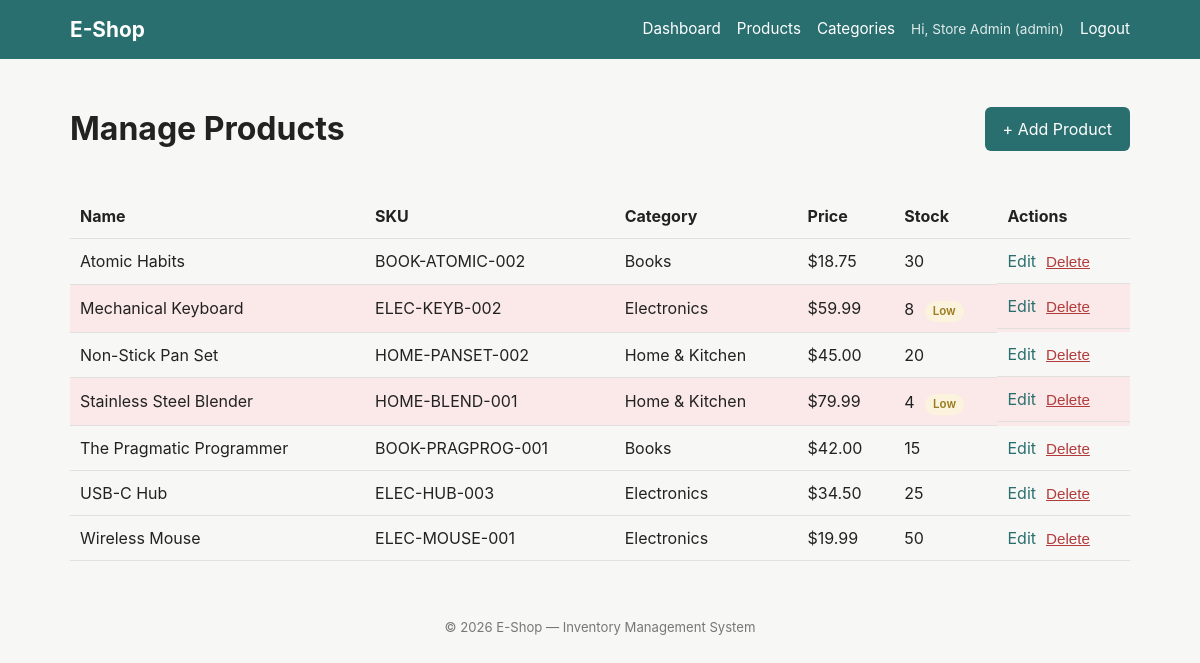
/admin/products (signed in), run on the app's committed database.
### app/models.py (models this page shows, shortened)
class User(UserMixin, db.Model):
    __tablename__ = "users"
    id = db.Column(db.Integer, primary_key=True)
    name = db.Column(db.String(120), nullable=False)
    email = db.Column(db.String(255), nullable=False, unique=True, index=True)
    password_hash = db.Column(db.String(255), nullable=False)
    role = db.Column(
        db.Enum(UserRole, values_callable=lambda e: [m.value for m in e]),
        nullable=False,
        default=UserRole.CUSTOMER,
        server_default=UserRole.CUSTOMER.value,
    )
    created_at = db.Column(db.DateTime, nullable=False, default=datetime.utcnow)
    orders = db.relationship(
        "Order", backref="user", lazy=True, cascade="all, delete-orphan"
    )
    @property
    def is_admin(self):
        return self.role == UserRole.ADMIN

class Product(db.Model):
    __tablename__ = "products"
    id = db.Column(db.Integer, primary_key=True)
    name = db.Column(db.String(200), nullable=False, index=True)
    description = db.Column(db.Text, nullable=True)
    price = db.Column(db.Numeric(10, 2), nullable=False)
    sku = db.Column(db.String(64), nullable=False, unique=True, index=True)
    category_id = db.Column(
        db.Integer, db.ForeignKey("categories.id"), nullable=True, index=True
    )
    created_at = db.Column(db.DateTime, nullable=False, default=datetime.utcnow)
    inventory = db.relationship(
        "Inventory",
        backref="product",
        uselist=False,
        lazy=True,
        cascade="all, delete-orphan",
    )
    order_items = db.relationship("OrderItem", backref="product", lazy=True)
    stock_movements = db.relationship(
        "StockMovement", backref="product", lazy=True, cascade="all, delete-orphan"
    )

class Category(db.Model):
    __tablename__ = "categories"
    id = db.Column(db.Integer, primary_key=True)
    name = db.Column(db.String(120), nullable=False, unique=True, index=True)
    description = db.Column(db.Text, nullable=True)
    products = db.relationship("Product", backref="category", lazy=True)

class Inventory(db.Model):
    __tablename__ = "inventory"
    id = db.Column(db.Integer, primary_key=True)
    product_id = db.Column(
        db.Integer, db.ForeignKey("products.id"), nullable=False, unique=True, index=True
    )
    stock_qty = db.Column(db.Integer, nullable=False, default=0)
    reorder_threshold = db.Column(db.Integer, nullable=False, default=10)
    @property
    def is_low_stock(self):
        return self.stock_qty <= self.reorder_threshold

### app/blueprints/admin.py (the view)
@admin_bp.route("/products")
@admin_required
def list_products():
    products = Product.query.order_by(Product.name.asc()).all()
    return render_template("admin/product_list.html", products=products)

### app/cart.py (called while the page is built)
def _get_raw_cart():
    return session.setdefault(CART_SESSION_KEY, {})

def get_cart_count():
    return sum(_get_raw_cart().values())

### app/templates/admin/product_list.html (shortened to what this page needs)
{% extends "base.html" %}
{% block content %}
<div class="page-header">
    <h1>Manage Products</h1>
    <a href="{{ url_for('admin.new_product') }}" class="btn btn-primary">+ Add Product</a>
</div>
{% if products %}
<table>
    <thead>
        <tr>
            <th>Name</th>
            <th>SKU</th>
            <th>Category</th>
            <th>Price</th>
            <th>Stock</th>
            <th>Actions</th>
        </tr>
    </thead>
    <tbody>
        {% for product in products %}
        <tr class="{% if product.inventory and product.inventory.is_low_stock %}low-stock{% endif %}">
            <td>{{ product.name }}</td>
            <td>{{ product.sku }}</td>
            <td>{{ product.category.name if product.category else "—" }}</td>
            <td>${{ "%.2f"|format(product.price) }}</td>
            <td>
                {% if product.inventory %}
                    {{ product.inventory.stock_qty }}
                    {% if product.inventory.is_low_stock %}<span class="badge badge-low">Low</span>{% endif %}
                {% else %}
                    —
                {% endif %}
            </td>
            <td class="actions">
                <a href="{{ url_for('admin.edit_product', product_id=product.id) }}">Edit</a>
                <form method="POST" action="{{ url_for('admin.delete_product', product_id=product.id) }}"
                      class="inline-form"
                      onsubmit="return confirm('Delete {{ product.name|e }}? This cannot be undone.');">
                    <button type="submit" class="link-button">Delete</button>
                </form>
            </td>
        </tr>
        {% endfor %}
    </tbody>
</table>
{% else %}
    <p>No products yet. <a href="{{ url_for('admin.new_product') }}">Add the first one</a>.</p>
{% endif %}
{% endblock %}

### app/templates/base.html (shortened to what this page needs)
<!DOCTYPE html>
<html lang="en">
<head>
    <link rel="stylesheet" href="{{ url_for('static', filename='css/style.css') }}">
</head>
<body>
    <header class="navbar">
        <div class="navbar-inner">
            <a class="brand" href="{{ url_for('auth.index_redirect') }}">E-Shop</a>
            <nav class="nav-links">
                {% if current_user.is_authenticated and current_user.is_admin %}
                    <a href="#">Dashboard</a>
                    <a href="{{ url_for('admin.list_products') }}">Products</a>
                    <a href="#">Categories</a>
                    <span class="nav-user">Hi, {{ current_user.name }} ({{ current_user.role.value }})</span>
                    <a href="{{ url_for('auth.logout') }}">Logout</a>
                {% endif %}
            </nav>
        </div>
    </header>
    <main class="container">
        {% block content %}{% endblock %}
    </main>
    <footer class="site-footer">
        <p>&copy; {{ current_year }} E-Shop &mdash; Inventory Management System</p>
    </footer>
</body>
</html>

### app/static/css/style.css (style rules this page uses)
:root { --color-primary: #2a6f6f; --color-primary-dark: #1f5454; --color-bg: #f7f7f5; --color-card: #ffffff; --color-text: #222222; --color-border: #e0e0de; --color-danger: #b23b3b; --color-success: #2f7d4f; --color-warning: #9a7b1d; --color-info: #2a5d8f; }
* { box-sizing: border-box; }
body { margin: 0; font-family: -apple-system, BlinkMacSystemFont, "Segoe UI", Roboto, Helvetica, Arial, sans-serif; background: var(--color-bg); color: var(--color-text); line-height: 1.5; }
.navbar { background: var(--color-primary); color: white; }
.navbar-inner { max-width: 1100px; margin: 0 auto; display: flex; align-items: center; justify-content: space-between; padding: 14px 20px; flex-wrap: wrap; }
.brand { font-weight: 700; font-size: 1.3rem; color: white; text-decoration: none; }
.nav-links { display: flex; align-items: center; gap: 16px; flex-wrap: wrap; }
.nav-links a { color: white; text-decoration: none; font-size: 0.95rem; }
.nav-user { font-size: 0.85rem; opacity: 0.85; }
.container { max-width: 1100px; margin: 0 auto; padding: 24px 20px; min-height: 60vh; }
.btn { display: inline-block; padding: 10px 18px; border-radius: 6px; border: none; font-size: 1rem; cursor: pointer; text-decoration: none; }
.btn-primary { background: var(--color-primary); color: white; }
.site-footer { text-align: center; font-size: 0.82rem; color: #777; padding: 20px; }
table { width: 100%; border-collapse: collapse; }
th, td { padding: 10px; border-bottom: 1px solid var(--color-border); text-align: left; }
.low-stock { background: #fbe9e9; }
.page-header { display: flex; align-items: center; justify-content: space-between; flex-wrap: wrap; gap: 12px; margin-bottom: 20px; }
.badge { display: inline-block; padding: 2px 8px; border-radius: 999px; font-size: 0.72rem; font-weight: 600; margin-top: 6px; }
.badge-low { background: #fbf3dd; color: var(--color-warning); margin-left: 6px; }
.actions { display: flex; gap: 10px; align-items: center; }
.actions a { color: var(--color-primary); text-decoration: none; }
.inline-form { display: inline; margin: 0; }
.link-button { background: none; border: none; padding: 0; color: var(--color-danger); cursor: pointer; font-size: 0.95rem; text-decoration: underline; }

### data on the page
User: name "Store Admin", role.value "admin"
Product: name "Atomic Habits", sku "BOOK-ATOMIC-002", category "Books", price "18.75", inventory.stock_qty "30"
Product: name "Mechanical Keyboard", sku "ELEC-KEYB-002", category "Electronics", price "59.99", inventory.stock_qty "8", shows "Low"
Product: name "Non-Stick Pan Set", sku "HOME-PANSET-002", category "Home & Kitchen", price "45.00", inventory.stock_qty "20"
Product: name "Stainless Steel Blender", sku "HOME-BLEND-001", category "Home & Kitchen", price "79.99", inventory.stock_qty "4", shows "Low"
Product: name "The Pragmatic Programmer", sku "BOOK-PRAGPROG-001", category "Books", price "42.00", inventory.stock_qty "15"
Product: name "USB-C Hub", sku "ELEC-HUB-003", category "Electronics", price "34.50", inventory.stock_qty "25"
Product: name "Wireless Mouse", sku "ELEC-MOUSE-001", category "Electronics", price "19.99", inventory.stock_qty "50"
